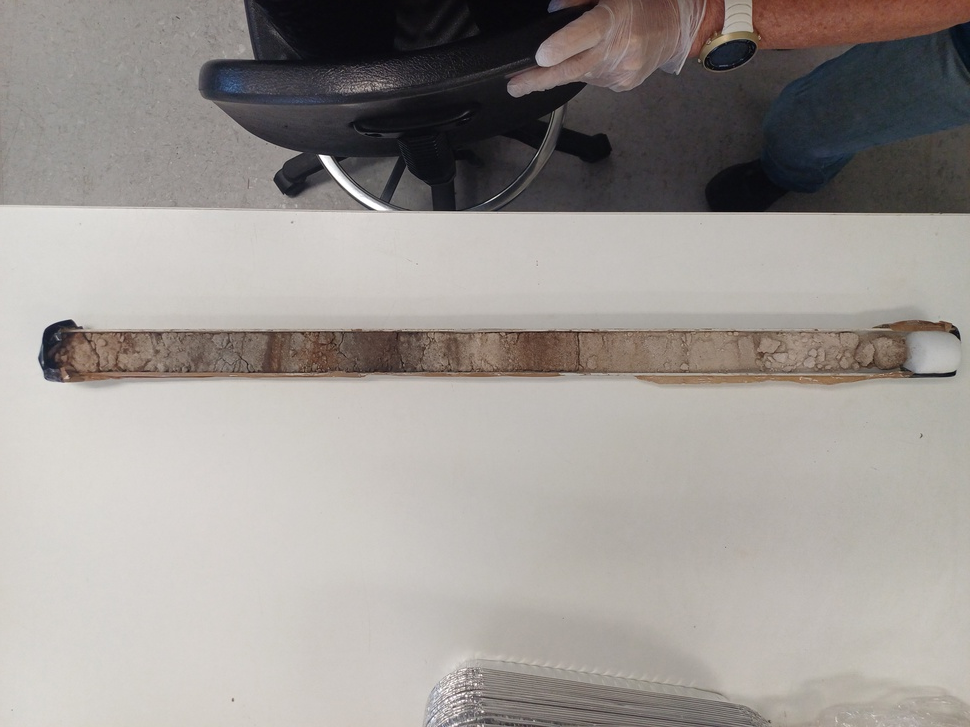
#> input picture app/utils/image-data/other/Dune core.jpg, 970 x 727 px, shrunk from 4000 x 3000 before the run
$ python -i ImageTransforming.py   (imports and definitions only)
#> lines starting #> are read from the running program, lines starting #| are printed output that depends on the picture; after the words box and inside, x2 and y2 are one past the last pixel; in counts of white or black regions, pixels touching at a corner belong together
#> further down, picture is the input picture: shape (727, 970, 3); mean B, G, R 147.6, 151.6, 156.8
"""
This module contains functions for importing, displaying, and processing images,
as part of the Sediment Core Analysis project for CITS3200.

Authors: Sophie Mowe, Blair Smith
Date: September 2024
"""
import cv2 as cv
import numpy as np
import matplotlib.pyplot as plt
import pandas as pd

""" Image importing and displaying functions """
# [11 lines left out: functions import_image, show_image, not called in this run]


""" Image Processing Functions """
def remove_greys(image: np.array, show: bool=False) -> np.array:
    """ Removes grey and white areas of an image"""
#> called with show = False
    hsv = cv.cvtColor(image, cv.COLOR_BGR2HSV)
#> hsv: shape (727, 970, 3); mean H, S, V 33.8, 24.3, 157.8
    lower_grey = np.array([0, 0, 50])
    upper_grey = np.array([180, 50, 200])
    mask_grey = cv.inRange(hsv, lower_grey, upper_grey)
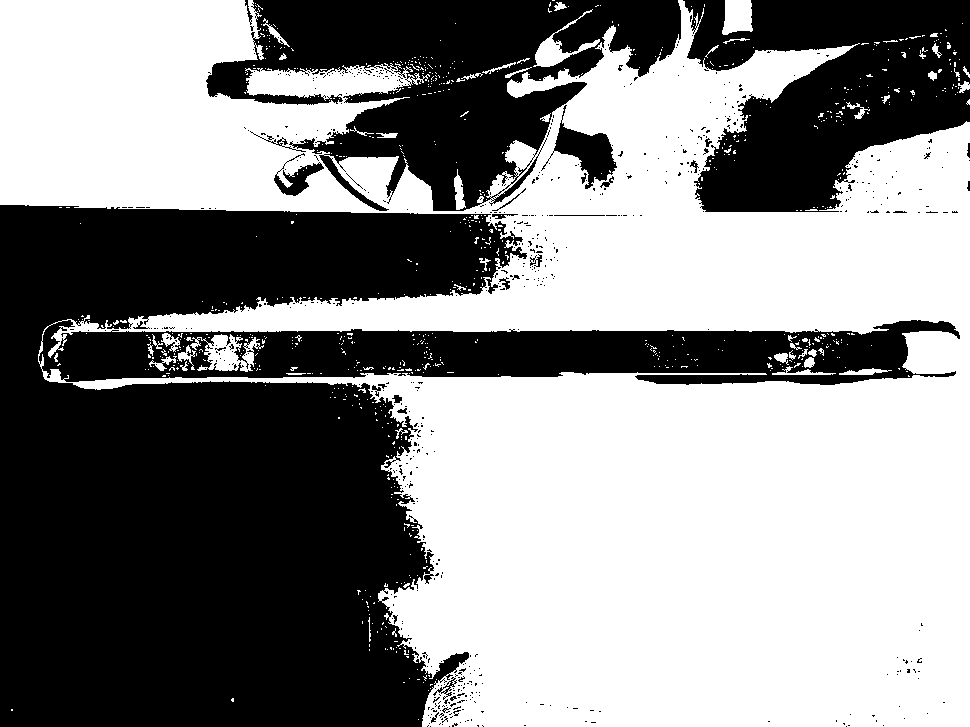
#> mask_grey: shape (727, 970); 54% white; 624 black regions (594 under 20 px), largest, box (x1, y1, x2, y2) and area: (0, 205, 960, 727) 229090, (206, 0, 681, 211) 49575, (683, 0, 970, 212) 40025

    lower_white = np.array([0, 0, 200])
    upper_white = np.array([180, 20, 255])
    mask_white = cv.inRange(hsv, lower_white, upper_white)
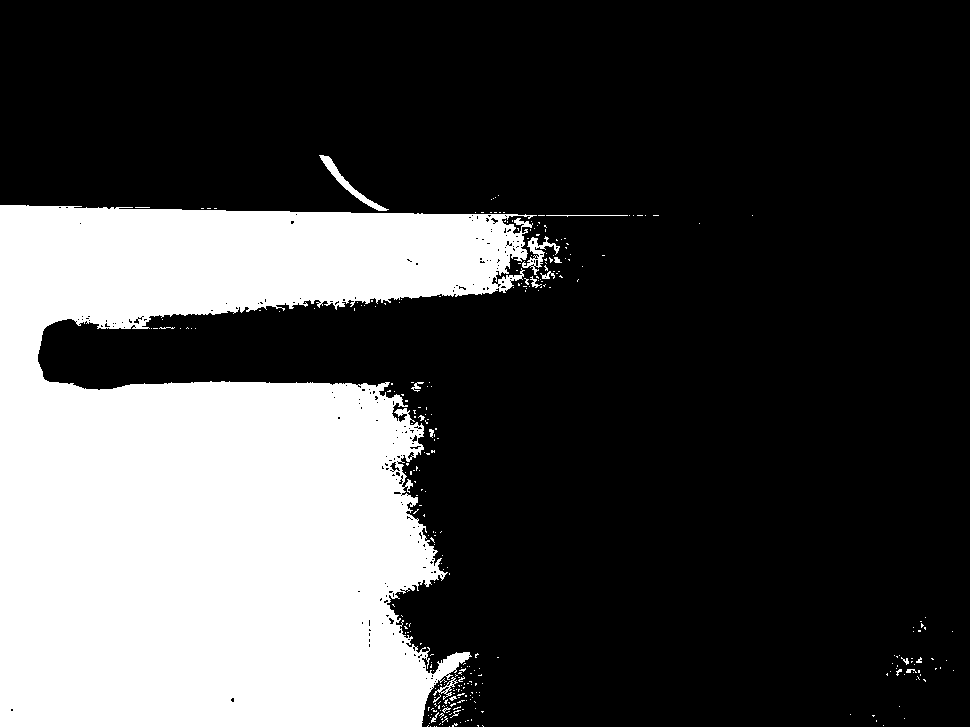
#> mask_white: shape (727, 970); 28.2% white; 305 white regions (287 under 20 px), largest, box (x1, y1, x2, y2) and area: (0, 205, 537, 727) 196387, (319, 155, 389, 211) 546, (522, 236, 560, 275) 416

    mask_combined = cv.bitwise_or(mask_grey, mask_white)
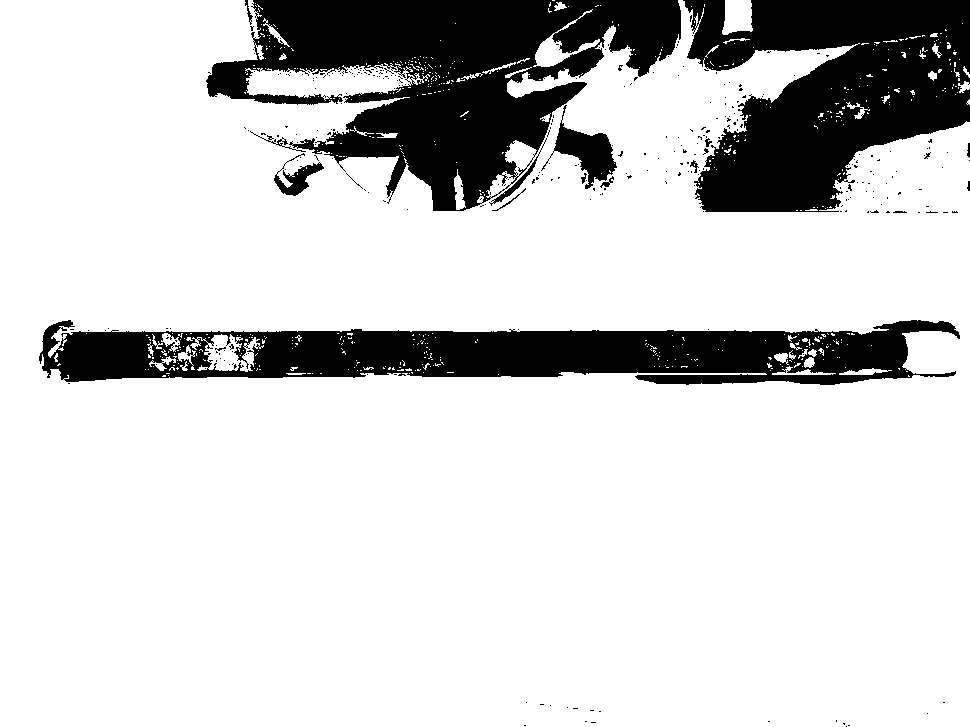
#> mask_combined: shape (727, 970); 81.4% white; 315 black regions (299 under 20 px), largest, box (x1, y1, x2, y2) and area: (206, 0, 681, 211) 48728, (683, 0, 970, 212) 40025, (39, 320, 960, 385) 37653
    mask_non_grey_white = cv.bitwise_not(mask_combined)
    image_no_grey_white = cv.bitwise_and(image, image, mask=mask_non_grey_white)
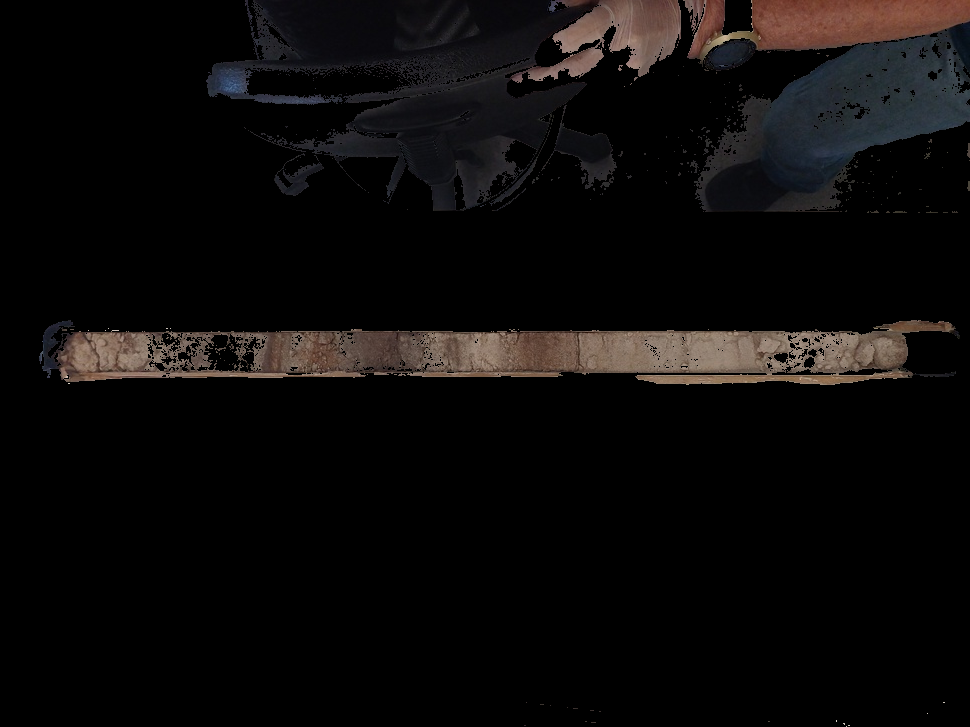
#> image_no_grey_white: shape (727, 970, 3); mean B, G, R 10.1, 10.5, 12.3
    if show == True:
        show_image(image_no_grey_white, title='Image with Greys and Whites Removed')
    return image_no_grey_white

# [18 lines left out: functions get_contours, crop_image, not called in this run]


""" Functions for converting between DataFrames and images """
# [44 lines left out: functions reshape_df_to_image, scale_rgb_values, unscale_rgb_values, reshape_image_to_df, core_to_rgb, core_to_lab, not called in this run]


""" Functions for flipping images """
# [13 lines left out: functions swap_df_cols, flip, not called in this run]


""" Other Fucntions """
# [8 lines left out: function orient_array, not called in this run]

>>> import cv2
>>> picture = cv2.imread('image-data/other/Dune core.jpg')
>>> result = remove_greys(picture)
